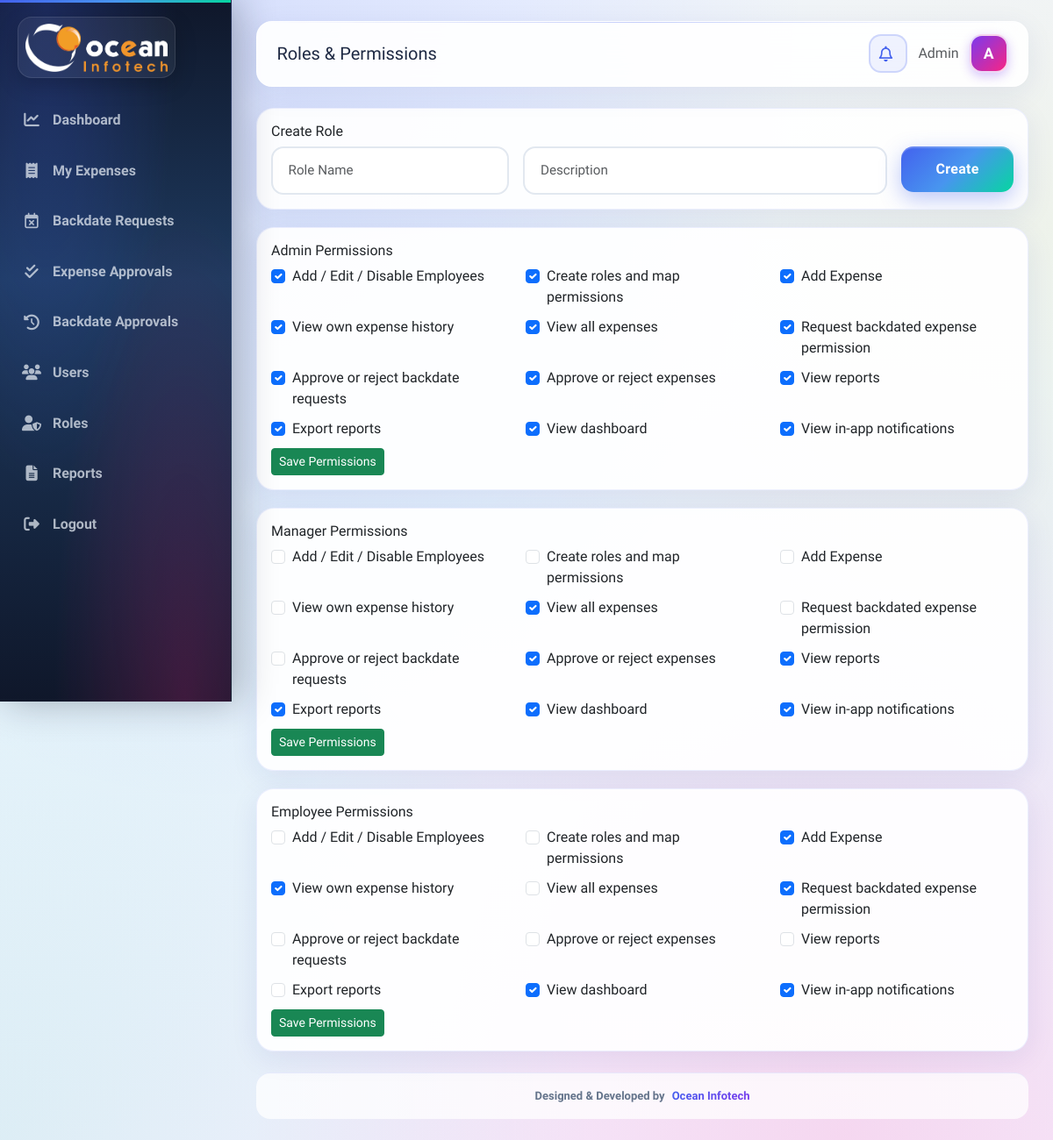
The app's page /roles.php (signed in) with its own data.
### tables this page shows
CREATE TABLE `roles` (
  `id` int unsigned NOT NULL AUTO_INCREMENT,
  `name` varchar(50) NOT NULL UNIQUE,
  `description` varchar(255) DEFAULT NULL,
  `status` enum('Active','Inactive') NOT NULL DEFAULT 'Active',
  `created_at` timestamp NOT NULL DEFAULT CURRENT_TIMESTAMP,
  PRIMARY KEY (`id`)
);

CREATE TABLE `permissions` (
  `id` int unsigned NOT NULL AUTO_INCREMENT,
  `code` varchar(80) NOT NULL UNIQUE,
  `label` varchar(120) NOT NULL,
  `created_at` timestamp NOT NULL DEFAULT CURRENT_TIMESTAMP,
  PRIMARY KEY (`id`)
);

### includes/functions.php (called while the page is built, shortened)
<?php
function clean_input($data) {
    return htmlspecialchars(trim((string)$data), ENT_QUOTES, "UTF-8");
}
function isLoggedIn() {
    return isset($_SESSION['user_id']);
}
function hasPermission(PDO $conn, string $permissionCode): bool {
    $sql = "SELECT 1
            FROM role_permissions rp
            INNER JOIN permissions p ON p.id = rp.permission_id
            WHERE rp.role_id = :role_id AND p.code = :code
            LIMIT 1";
    $stmt = $conn->prepare($sql);
    $stmt->execute([
        "role_id" => (int)$_SESSION["role_id"],
        "code" => $permissionCode
    ]);
    return (bool)$stmt->fetchColumn();
}
?>

### roles.php (the view, shortened to what this page needs)
<?php
require_once __DIR__ . "/includes/bootstrap.php";
$roles = $conn->query("SELECT * FROM roles ORDER BY id")->fetchAll();
$permissions = $conn->query("SELECT * FROM permissions ORDER BY id")->fetchAll();
$roleMapRows = $conn->query("SELECT role_id, permission_id FROM role_permissions")->fetchAll();
$rolePermissionMap = [];
foreach ($roleMapRows as $row) {
    $rolePermissionMap[(int)$row["role_id"]][] = (int)$row["permission_id"];
}
$pageTitle = "Roles & Permissions";
require_once __DIR__ . "/includes/layout_top.php";
require_once __DIR__ . "/includes/sidebar.php";
?>
<div class="card p-3">
    <h6>Create Role</h6>
    <form method="post" class="row g-3">
        <div class="col-md-4"><input class="form-control" name="name" placeholder="Role Name" required></div>
        <div class="col-md-6"><input class="form-control" name="description" placeholder="Description"></div>
        <div class="col-md-2"><button class="btn btn-primary w-100">Create</button></div>
    </form>
</div>
<?php foreach ($roles as $role): ?>
    <div class="card p-3">
        <h6><?php echo clean_input($role["name"]); ?> Permissions</h6>
        <form method="post">
            <div class="row">
                <?php foreach ($permissions as $perm): ?>
                    <div class="col-md-4 mb-2">
                        <div class="form-check">
                            <input
                                class="form-check-input"
                                type="checkbox"
                                name="permission_ids[]"
                                value="<?php echo (int)$perm["id"]; ?>"
                                id="perm_<?php echo (int)$role["id"] . "_" . (int)$perm["id"]; ?>"
                                <?php echo in_array((int)$perm["id"], $rolePermissionMap[(int)$role["id"]] ?? [], true) ? "checked" : ""; ?>
                            >
                            <label class="form-check-label" for="perm_<?php echo (int)$role["id"] . "_" . (int)$perm["id"]; ?>">
                                <?php echo clean_input($perm["label"]); ?>
                            </label>
                        </div>
                    </div>
                <?php endforeach; ?>
            </div>
            <button class="btn btn-sm btn-success">Save Permissions</button>
        </form>
    </div>
<?php endforeach; ?>
<?php require_once __DIR__ . "/includes/layout_bottom.php"; ?>

### includes/layout_top.php (shortened to what this page needs)
<!DOCTYPE html>
<html lang="en">
<head>
    <link href="https://cdn.jsdelivr.net/npm/bootstrap@5.3.3/dist/css/bootstrap.min.css" rel="stylesheet">
    <link href="https://cdnjs.cloudflare.com/ajax/libs/font-awesome/6.7.2/css/all.min.css" rel="stylesheet">
    <link href="assets/css/style.css" rel="stylesheet">
</head>
<body>

### includes/sidebar.php (shortened to what this page needs)
<?php
$role = $_SESSION["role_name"];
$sidebarMark = "assets/img/ocean-mark.svg";
if (file_exists(__DIR__ . "/../assets/img/ocean-mark.png")) {
    $sidebarMark = "assets/img/ocean-mark.png";
} elseif (file_exists(__DIR__ . "/../assets/img/ocean-logo-mark.png")) {
    $sidebarMark = "assets/img/ocean-logo-mark.png";
}
?>
<div class="wrapper">
    <aside class="sidebar">
        <div class="sidebar-header">
            <a href="dashboard.php" class="brand-mark" title="Ocean Infotech">
                <img src="<?php echo clean_input($sidebarMark); ?>" alt="Ocean Infotech" />
            </a>
        </div>
        <nav class="nav flex-column">
            <a class="nav-link" href="dashboard.php"><i class="fa-solid fa-chart-line"></i> Dashboard</a>
            <?php if (hasPermission($conn, "add_expense") || hasPermission($conn, "view_own_expense")): ?>
                <a class="nav-link" href="expenses.php"><i class="fa-solid fa-receipt"></i> My Expenses</a>
            <?php endif; ?>
            <?php if (hasPermission($conn, "request_backdate")): ?>
                <a class="nav-link" href="backdate_requests.php"><i class="fa-regular fa-calendar-xmark"></i> Backdate Requests</a>
            <?php endif; ?>
            <?php if (hasPermission($conn, "approve_expense")): ?>
                <a class="nav-link" href="approvals.php"><i class="fa-solid fa-check-double"></i> Expense Approvals</a>
            <?php endif; ?>
            <?php if (hasPermission($conn, "approve_backdate")): ?>
                <a class="nav-link" href="backdate_approvals.php"><i class="fa-solid fa-clock-rotate-left"></i> Backdate Approvals</a>
            <?php endif; ?>
            <?php if (hasPermission($conn, "manage_users")): ?>
                <a class="nav-link" href="users.php"><i class="fa-solid fa-users"></i> Users</a>
            <?php endif; ?>
            <?php if (hasPermission($conn, "manage_roles")): ?>
                <a class="nav-link" href="roles.php"><i class="fa-solid fa-user-shield"></i> Roles</a>
            <?php endif; ?>
            <?php if (hasPermission($conn, "view_reports")): ?>
                <a class="nav-link" href="reports.php"><i class="fa-solid fa-file-lines"></i> Reports</a>
            <?php endif; ?>
            <a class="nav-link" href="logout.php"><i class="fa-solid fa-right-from-bracket"></i> Logout</a>
        </nav>
    </aside>
    <main class="main-content">
        <header class="header">
            <div class="header-left">
                <h5 class="m-0 text-truncate"><?php echo clean_input($pageTitle); ?></h5>
            </div>
            <div class="user-profile">
                <div class="dropdown">
                    <button class="btn btn-notify position-relative" data-bs-toggle="dropdown" aria-expanded="false" title="Notifications">
                        <i class="fa-regular fa-bell"></i>
                    </button>
                </div>
                <span class="text-muted"><?php echo clean_input($role); ?></span>
                <div class="user-avatar"><?php echo strtoupper(substr($_SESSION["name"], 0, 1)); ?></div>
            </div>
        </header>

### includes/layout_bottom.php (shortened to what this page needs)
        <footer class="app-footer">
            <div style="display: flex; align-items: center; justify-content: center; gap: 0.5rem;">
                <span>Designed & Developed by</span>
                <strong style="background: linear-gradient(135deg, #4361ee, #7c3aed); -webkit-background-clip: text; -webkit-text-fill-color: transparent;">Ocean Infotech</strong>
            </div>
        </footer>
    </main>
</div>
<div class="toast-container position-fixed top-0 end-0 p-3 app-toast-wrap" id="appToastWrap" style="z-index: 9999;"></div>
</body>
</html>

### records on screen
roles: name "Admin", id "☑"
permissions: label "Add / Edit / Disable Employees"
permissions: label "Create roles and map permissions"
permissions: label "Add Expense"
permissions: label "View own expense history"
permissions: label "View all expenses"
permissions: label "Request backdated expense permission"
permissions: label "Approve or reject backdate requests"
permissions: label "Approve or reject expenses"
permissions: label "View reports"
permissions: label "Export reports"
permissions: label "View dashboard"
permissions: label "View in-app notifications"
roles: name "Manager", id "☑"
roles: name "Employee", id "☑"

### other values on screen
clean_input($pageTitle) "Roles & Permissions"
clean_input($role) "Admin"
substr($_SESSION["name"], 0, 1) "A"
